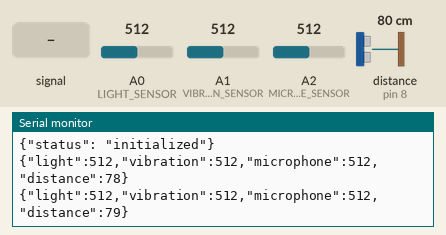
Recording of a sketch running on a simulated Arduino Uno, built with avr-gcc and run on an emulated ATmega328P. On the bench: the last lines printed to the serial monitor. Wiring (inferred from the names in the program): ultrasonic range finder: trigger pin 7; echo pin 8. The inputs (shaded band) are chosen by the test bench; at power-on: distance to the obstacle (sensor on pin 8) 80 cm, A0 (LIGHT_SENSOR) = 512, A1 (VIBRATION_SENSOR) = 512, A2 (MICROPHONE_SENSOR) = 512. The echo pulse lasts 58.3 µs per cm; random numbers use the default seed unless the sketch sets one.

Above: at 2.2 s.
2.3 s: A2 (MICROPHONE_SENSOR) fed a 200 Hz sine of ±81 counts around its level
At 3.6 s:
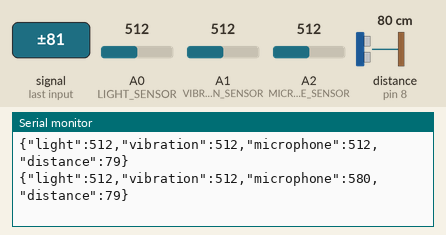
3.8 s: distance to the obstacle (sensor on pin 8) set to 2 cm
At 4.8 s:
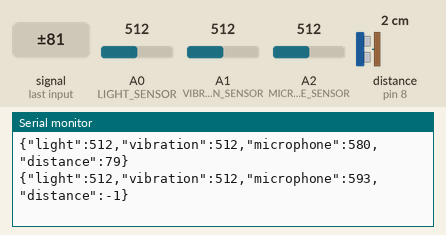
5.3 s: A0 (LIGHT_SENSOR) set to 390
At 6.4 s:
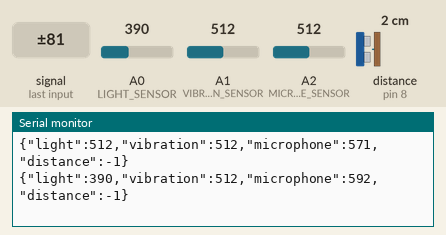
6.8 s: A1 (VIBRATION_SENSOR) set to 390
At 7.8 s:
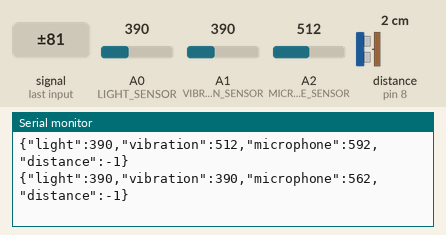
8.3 s: A2 (MICROPHONE_SENSOR) set to 390
At 9.6 s:
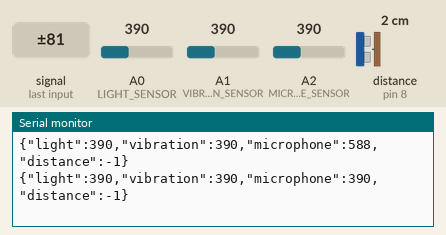
9.8 s: A2 (MICROPHONE_SENSOR) fed a 1000 Hz sine of ±255 counts around its level
At 10.6 s:
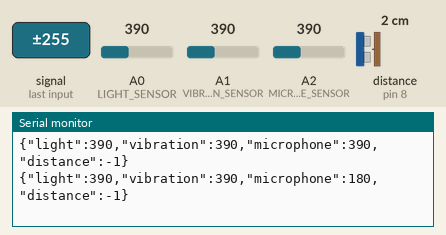
Timing chart, 0 to 12.3 s (numbered marks = the images above; inputs shaded):
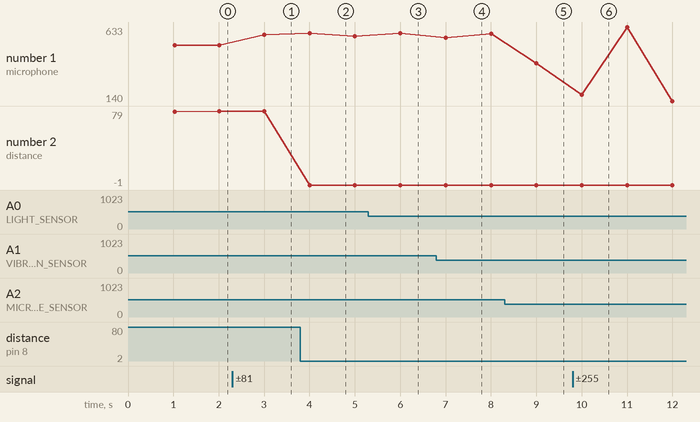

Measured:
- after the input at 2.3 s, the serial monitor: prints a new line after 0.71 s (image 1)
- after the input at 3.8 s, the serial monitor: prints a new line after 0.20 s (image 2)
- after the input at 5.3 s, the serial monitor: prints a new line after 0.70 s (image 3)
- after the input at 6.8 s, the serial monitor: prints a new line after 0.20 s (image 4)
- after the input at 8.3 s, the serial monitor: prints a new line after 0.70 s (image 5)
- after the input at 9.8 s, the serial monitor: prints a new line after 0.20 s (image 6)
- plotted number 1: 512 → 580 after the input at 2.3 s, 580 → 571 after the input at 3.8 s, 390 → 140 after the input at 9.8 s
- plotted number 2: 79 → -1 after the input at 3.8 s

The sketch:

sensor_sketch.ino
```cpp
#define ULTRASONIC_TRIG 7
#define ULTRASONIC_ECHO 8
#define LIGHT_SENSOR A0
#define VIBRATION_SENSOR A1
#define MICROPHONE_SENSOR A2

long duration;
int distance;
unsigned long lastReadTime = 0;
const unsigned long READ_INTERVAL = 1000;

void setup() {
  Serial.begin(9600);
  pinMode(ULTRASONIC_TRIG, OUTPUT);
  pinMode(ULTRASONIC_ECHO, INPUT);
  pinMode(LIGHT_SENSOR, INPUT);
  pinMode(VIBRATION_SENSOR, INPUT);
  pinMode(MICROPHONE_SENSOR, INPUT);
  delay(1000);
  Serial.println("{\"status\": \"initialized\"}");
}

void loop() {
  if (millis() - lastReadTime >= READ_INTERVAL) {
    lastReadTime = millis();
    int light = analogRead(LIGHT_SENSOR);
    int vibration = analogRead(VIBRATION_SENSOR);
    int microphone = analogRead(MICROPHONE_SENSOR);
    int dist = getUltrasonic();
    sendJSON(light, vibration, microphone, dist);
  }
}

int getUltrasonic() {
  digitalWrite(ULTRASONIC_TRIG, LOW);
  delayMicroseconds(2);
  digitalWrite(ULTRASONIC_TRIG, HIGH);
  delayMicroseconds(10);
  digitalWrite(ULTRASONIC_TRIG, LOW);
  duration = pulseIn(ULTRASONIC_ECHO, HIGH, 30000);
  distance = (duration * 0.034) / 2;

  // 센서 미응답 시 임시 값 사용 (테스트용)
  if (duration == 0) {
    return 30 + random(-5, 6);  // 25-35cm 범위의 랜덤 값
  }

  return (distance > 2 && distance < 400) ? distance : -1;
}

void sendJSON(int light, int vibration, int microphone, int dist) {
  Serial.print("{\"light\":");
  Serial.print(light);
  Serial.print(",\"vibration\":");
  Serial.print(vibration);
  Serial.print(",\"microphone\":");
  Serial.print(microphone);
  Serial.print(",\"distance\":");
  Serial.print(dist);
  Serial.println("}");
}
```
